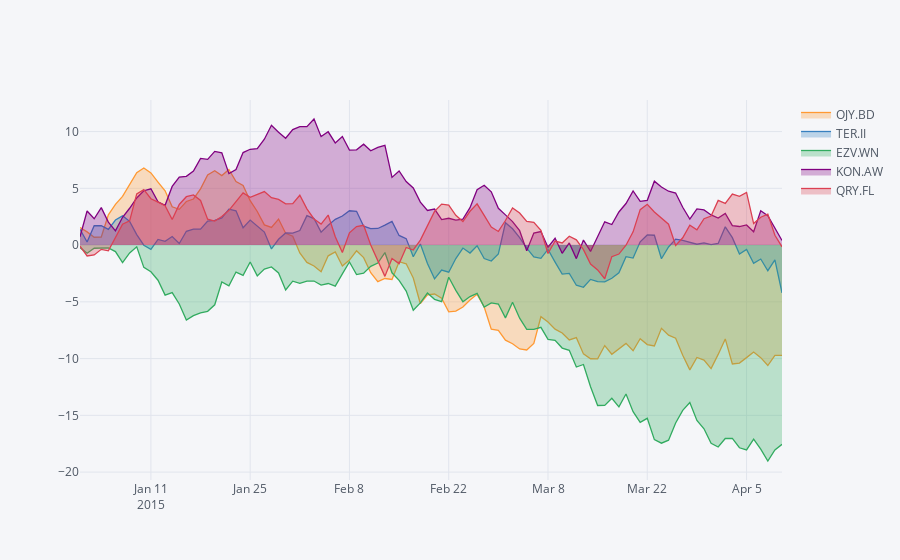

Notebook code for this chart:
### Code cell
df.iplot(fill=True) # default kind = 'scatter'
